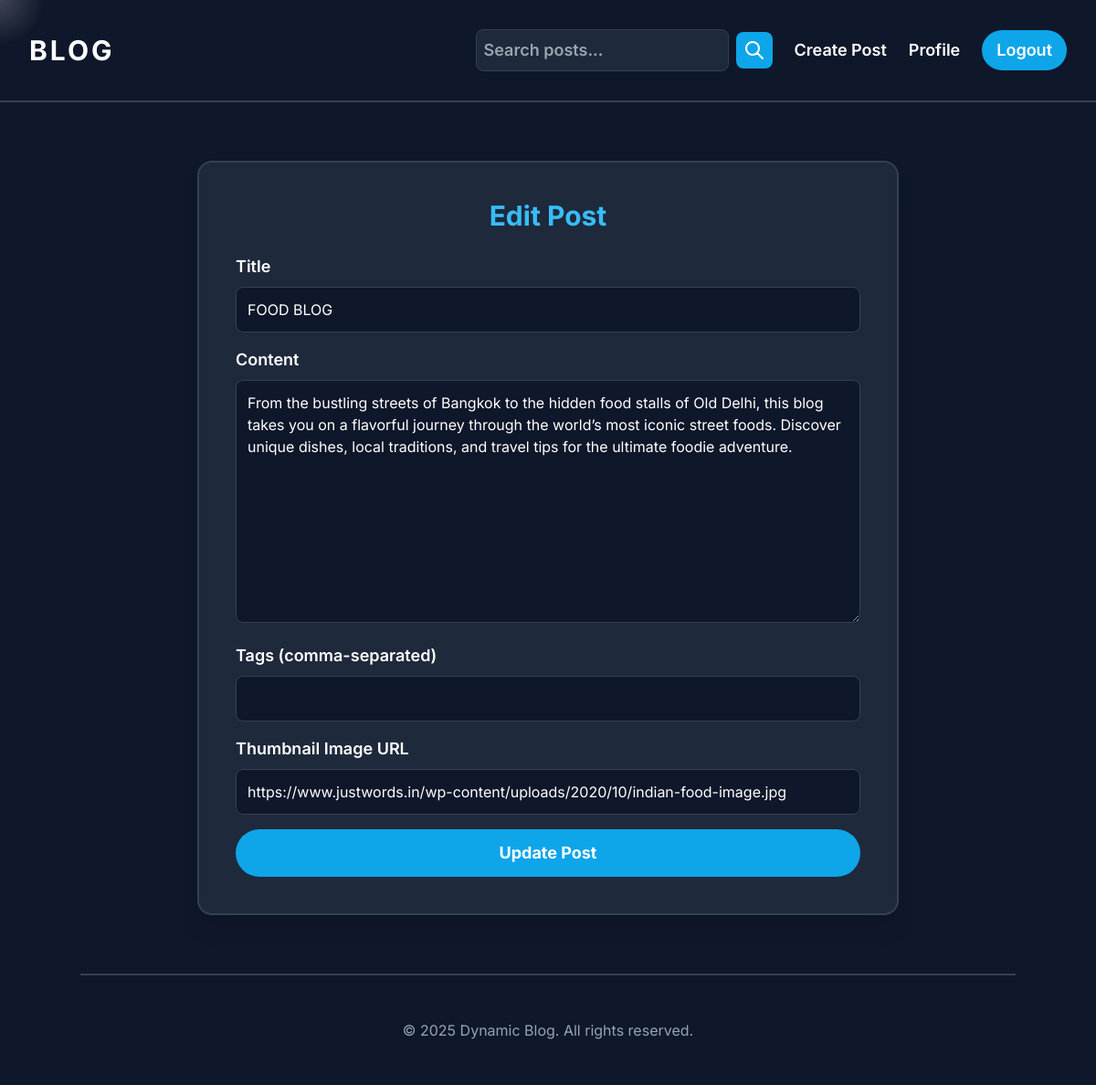
The app's page /post/1/edit (signed in) with its own data.
### app.py (models this page shows)
class Post(db.Model):
    id = db.Column(db.Integer, primary_key=True)
    title = db.Column(db.String(100), nullable=False)
    content = db.Column(db.Text, nullable=False)
    date_posted = db.Column(db.DateTime, nullable=False, default=datetime.utcnow)
    tags = db.Column(db.String(100), default='')
    thumbnail = db.Column(db.String(200), default='https://placehold.co/600x400/slate-700/white?text=Thumbnail')
    user_id = db.Column(db.Integer, db.ForeignKey('user.id'), nullable=False)

### app.py (the view, shortened to what this page needs)
@app.route('/post/<int:post_id>/edit', methods=['GET', 'POST'])
@login_required
def edit_post(post_id):
    post = Post.query.get_or_404(post_id)
    if post.author != current_user:
        flash('You do not have permission to edit this post.', 'danger')
        return redirect(url_for('view_post', post_id=post.id))
    return render_template('create_post.html', post=post, is_edit=True)

### app.py (called while the page is built)
@login_manager.user_loader
def load_user(user_id):
    return User.query.get(int(user_id))

### templates/create_post.html (shortened to what this page needs)
{% extends 'base.html' %}
{% block content %}
<section class="container mx-auto px-6 md:px-8 py-16 animated-section">
    <div class="bg-slate-800 p-10 rounded-2xl shadow-xl w-full max-w-3xl mx-auto border-2 border-slate-700">
        <h2 class="text-3xl font-bold text-center mb-6 text-sky-400">{% if is_edit %}Edit Post{% else %}Create New Post{% endif %}</h2>
        <form action="{% if is_edit %}{{ url_for('edit_post', post_id=post.id) }}{% else %}{{ url_for('create_post') }}{% endif %}" method="POST" class="space-y-4">
            <div>
                <label for="title" class="block text-lg font-semibold mb-2">Title</label>
                <input type="text" id="title" name="title" required value="{{ post.title if is_edit else '' }}"
                       class="w-full p-3 rounded-lg bg-slate-900 text-white border border-slate-700
                              focus:outline-none focus:ring-2 focus:ring-sky-400">
            </div>
            <div>
                <label for="content" class="block text-lg font-semibold mb-2">Content</label>
                <textarea id="content" name="content" rows="10" required
                          class="w-full p-3 rounded-lg bg-slate-900 text-white border border-slate-700
                                 focus:outline-none focus:ring-2 focus:ring-sky-400">{{ post.content if is_edit else '' }}</textarea>
            </div>
            <div>
                <label for="tags" class="block text-lg font-semibold mb-2">Tags (comma-separated)</label>
                <input type="text" id="tags" name="tags" value="{{ post.tags if is_edit else '' }}"
                       class="w-full p-3 rounded-lg bg-slate-900 text-white border border-slate-700
                              focus:outline-none focus:ring-2 focus:ring-sky-400">
            </div>
            <div>
                <label for="thumbnail" class="block text-lg font-semibold mb-2">Thumbnail Image URL</label>
                <input type="url" id="thumbnail" name="thumbnail" value="{{ post.thumbnail if is_edit else '' }}"
                       class="w-full p-3 rounded-lg bg-slate-900 text-white border border-slate-700
                              focus:outline-none focus:ring-2 focus:ring-sky-400">
            </div>
            <button type="submit" class="w-full p-3 rounded-full bg-sky-500 text-white font-bold text-lg
                                         hover:bg-sky-600 transition-colors duration-300
                                         transform hover:scale-105 active:scale-95">
                {% if is_edit %}Update Post{% else %}Publish Post{% endif %}
            </button>
        </form>
    </div>
</section>
{% endblock %}

### templates/base.html (style rules this page uses)
body { font-family: 'Inter', sans-serif; cursor: none; overflow-x: hidden; }
.animated-section { opacity: 0; animation: fadeIn 1s ease-out forwards; animation-play-state: paused; }

### records on screen
Post: title "FOOD BLOG", content "From the bustling streets of Bangkok to the hidden food stalls of Old Delhi, this blog takes you on a flavorful journey through the world’s most iconic street foods. Discover unique dishes, local traditions, and travel tips for the ultimate foodie adventure.", thumbnail "https://www.justwords.in/wp-content/uploads/2020/10/indian-food-image.jpg"
